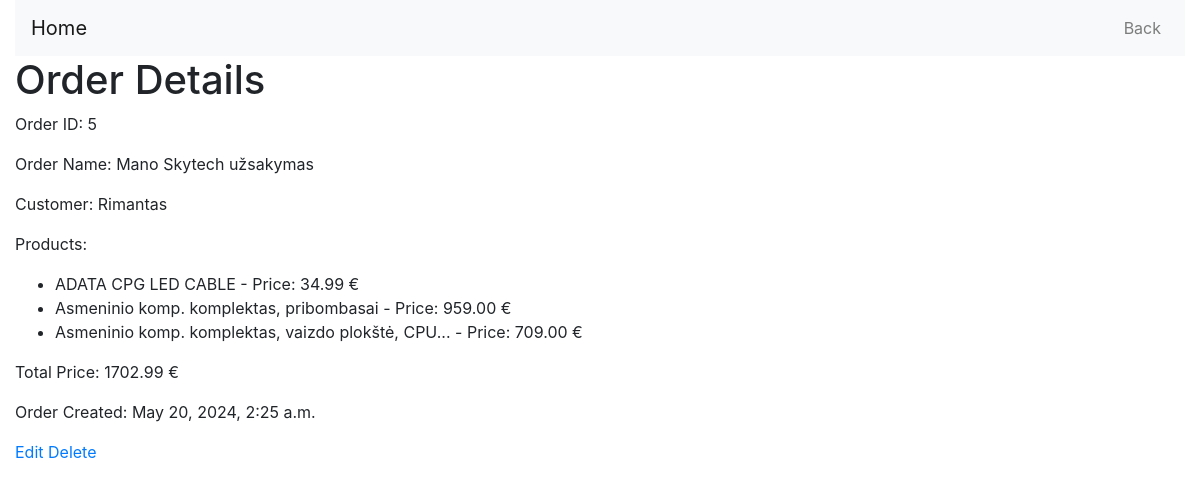
Screenshot of /orders/5/ (signed in) with the database file from the repository.
### orders/models.py (models this page shows, shortened)
class Order(models.Model):
    user = models.ForeignKey(User, on_delete=models.CASCADE, default=None)
    products = models.ManyToManyField(Product)
    date_ordered = models.DateTimeField(auto_now_add=True)
    order_name = models.CharField(max_length=100)

class Product(models.Model):
    user = models.ForeignKey(User, on_delete=models.CASCADE, default=None)
    name = models.CharField(max_length=100)
    description = models.TextField()
    price = models.DecimalField(max_digits=10, decimal_places=2)

### orders/views.py (the view)
# urls.py: path('<int:order_id>/', views.order_detail, name='order_detail'),
@login_required
@permission_required('orders.view_order', raise_exception=True)
def order_detail(request, order_id):
    try:
        order = Order.objects.get(id=order_id)
        if order.user != request.user:
            raise PermissionDenied("You do not have permission to view this order.")
        total_price = order.products.all().aggregate(total_price=Sum('price'))['total_price']
        return render(request, 'orders/order_detail.html', {'order': order, 'total_price': total_price})
    except PermissionDenied as e:
        return render(request, 'orders/error.html', {'message': str(e)})
    except Order.DoesNotExist:
        return render(request, 'orders/error.html', {'message': "Order does not exist."})

### orders/templates/orders/order_detail.html (shortened to what this page needs)
<!DOCTYPE html>
<html lang="en">
<head>
    {% load static %}
    <link href="https://stackpath.bootstrapcdn.com/bootstrap/4.5.2/css/bootstrap.min.css" rel="stylesheet">
</head>
<body>
    <div class="container-fluid">
        <nav class="navbar navbar-expand-lg navbar-light bg-light">
            <a class="navbar-brand" href="{% url 'home' %}">Home</a>
            <div class="collapse navbar-collapse" id="navbarNav">
                <ul class="navbar-nav ml-auto">
                    <li class="nav-item">
                        <a class="nav-link" href="{% url 'order_list' %}">Back</a>
                    </li>
                </ul>
            </div>
        </nav>
        <h1>Order Details</h1>
        <p>Order ID: {{ order.id }}</p>
        <p>Order Name: {{ order.order_name }}</p>
        <p>Customer: {{ order.user.username }}</p>
        <p>Products:</p>
        <ul>
            {% for product in order.products.all %}
                <li>{{ product.name }} - Price: {{ product.price }} €</li>
            {% endfor %}
        </ul>
        <p>Total Price: {{ total_price|floatformat:2 }} €</p>
        <p>Order Created: {{ order.date_ordered }}</p>
        {% if user.is_authenticated and user == order.user %}
            <a href="{% url 'edit_order' order.id %}">Edit</a>
            <a href="{% url 'delete_order' order.id %}">Delete</a>
        {% endif %}
    </div>
</body>
</html>

### rows the page displays
Order: id "5", order_name "Mano Skytech užsakymas", user.username "Rimantas", date_ordered "May 20, 2024, 2:25 a.m."
Product: name "ADATA CPG LED CABLE", price "34.99"
Product: name "Asmeninio komp. komplektas, pribombasai", price "959.00"
Product: name "Asmeninio komp. komplektas, vaizdo plokštė, CPU...", price "709.00"

### other values shown
{{ total_price|floatformat:2 }} "1702.99"
